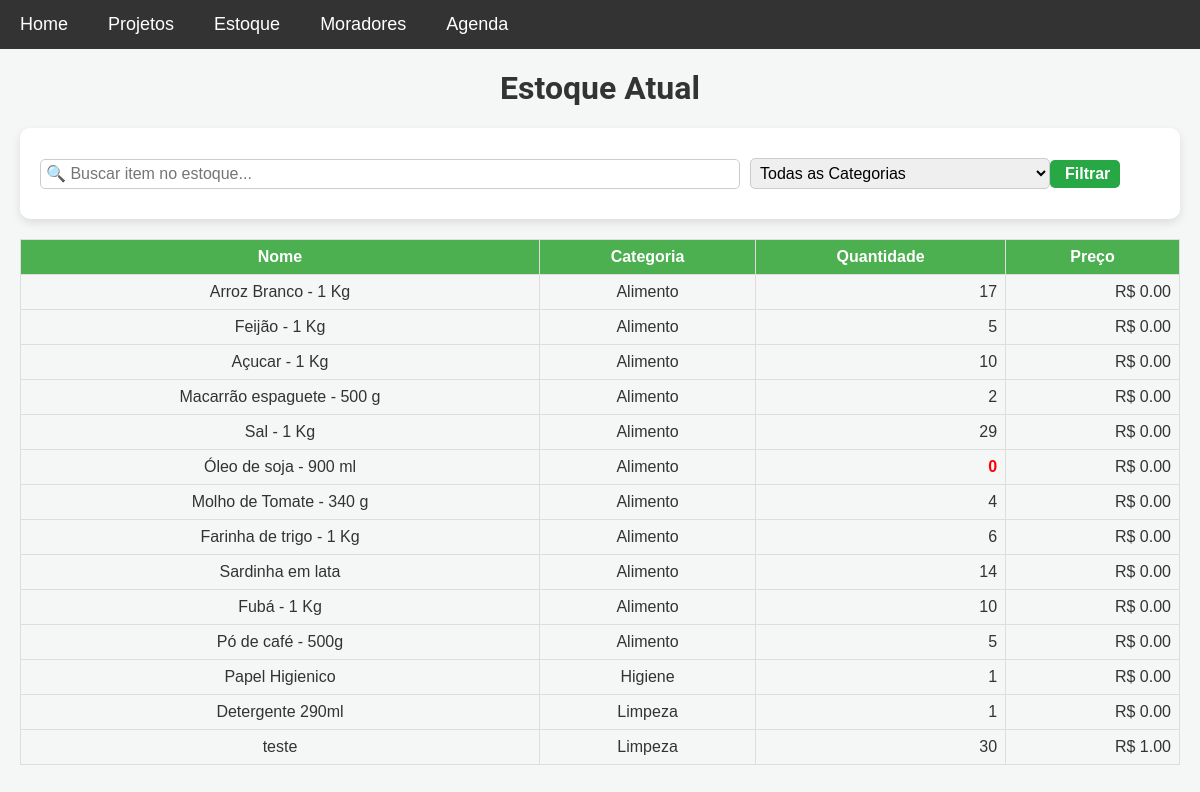
Page /estoque on the earlier database version.
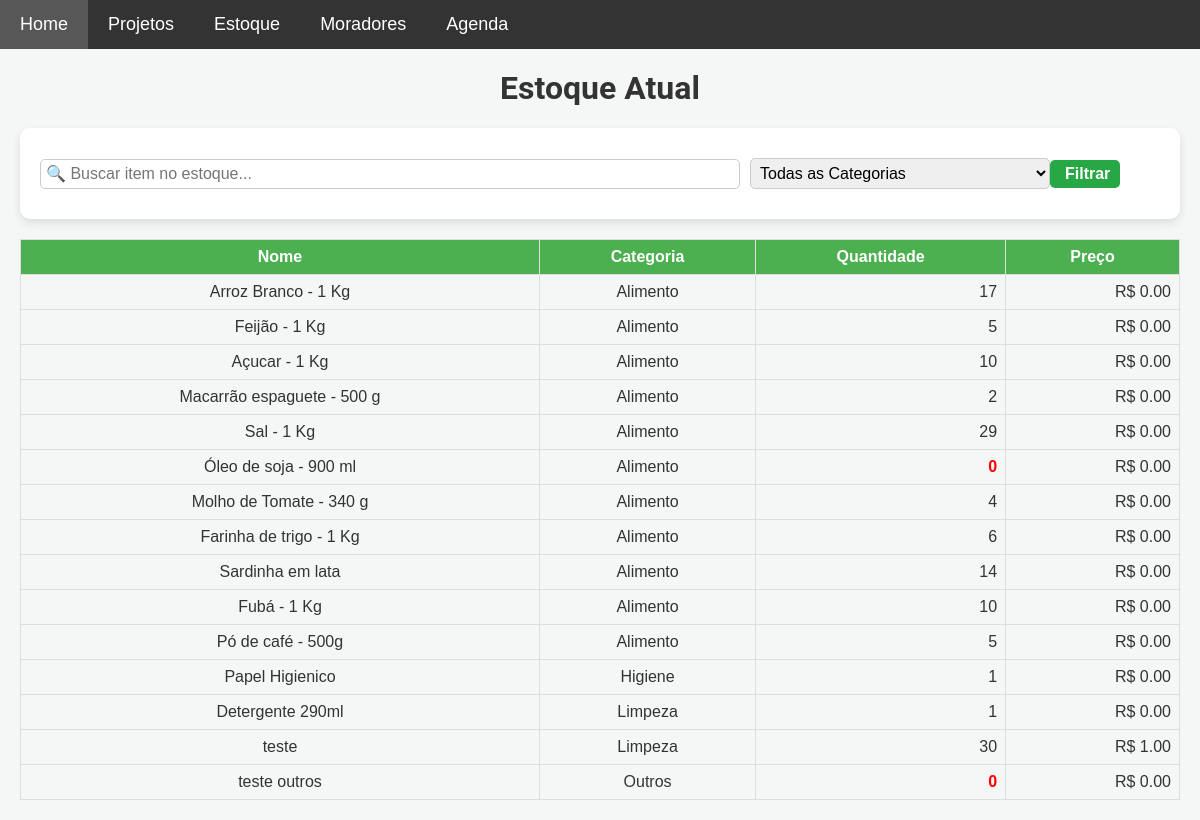
Same page on the later database version.
### models.py (models this page shows)
class Item(db.Model):
    __table_args__ = {'extend_existing': True}  # Estende a tabela existente ao invés de tentar recriá-la
    id = db.Column(db.Integer, primary_key=True)
    nome = db.Column(db.String(100), nullable=False)
    descricao = db.Column(db.Text, nullable=False)
    categoria = db.Column(db.String(50), nullable=False)
    quantidade = db.Column(db.Integer, nullable=False, default=0)
    preco = db.Column(db.Float, nullable=False)

### app.py (the view)
@app.route('/estoque')
def estoque_atual():
    busca = request.args.get('busca', '')  # Termo de busca, se houver
    categoria = request.args.get('categoria', '')  # Categoria selecionada, se houver
    itens = Item.query.all()
    if busca:
        busca_sem_acentos = remover_acentos(busca).lower()
        itens = [
            item for item in itens
            if busca_sem_acentos in remover_acentos(item.nome).lower()
        ]
    if categoria and categoria != 'todas':
        itens = [item for item in itens if item.categoria == categoria]
    categorias = list(set([item.categoria for item in Item.query.all()]))
    return render_template('estoque_atual.html', itens=itens, categorias=categorias)

### templates/estoque_atual.html (shortened to what this page needs)
{% extends 'base.html' %}
{% block content %}
<h1>Estoque Atual</h1>
<form id="search-form" method="GET" action="/estoque" class="search-form">
    <div class="form-group">
        <input type="text" name="busca" id="search" placeholder="🔍 Buscar item no estoque..." value="{{ request.args.get('busca', '') }}" >
        <select name="categoria" id="categoria">
            <option value="todas">Todas as Categorias</option>
        </select>
        <button type="submit"> Filtrar</button>
    </div>
</form>
{% if itens %}
<table class="estoque-table" id="estoqueTable" data-sort-direction="asc">
    <thead>
        <tr>
            <th>Nome </th>
            <th>Categoria </th>
            <th>Quantidade </th>
            <th>Preço </th>
        </tr>
    </thead>
    <tbody>
        {% for item in itens %}
        <tr>
            <td>{{ item.nome }}</td>
            <td>{{ item.categoria }}</td>
            <td class="{{ 'alerta' if item.quantidade <= 0 else '' }}">{{ item.quantidade }}</td>
            <td>R$ {{ '%.2f' | format(item.preco) }}</td>
        </tr>
        {% endfor %}
    </tbody>
</table>
{% else %}
    <p class="mensagens danger">Nenhum item encontrado.</p>
{% endif %}
{% endblock %}

### templates/base.html (shortened to what this page needs)
<!DOCTYPE html>
<html lang="pt-BR">
<head>
    <link rel="stylesheet" href="{{ url_for('static', filename='css/style.css') }}">
</head>
<body>
    <nav class="navbar">
        <ul class="main-menu">
            <li><a href="{{ url_for('home') }}">Home</a></li>
            <li class="dropdown">
                <a href="javascript:void(0)" class="dropbtn">Projetos</a>
            </li>
            <li class="dropdown">
                <a href="javascript:void(0)" class="dropbtn">Estoque</a>
            </li>
            <li class="dropdown">
                <a href="javascript:void(0)" class="dropbtn">Moradores</a>
            </li>
            <li class="dropdown">
                <a href="javascript:void(0)" class="dropbtn">Agenda</a>
            </li>
        </ul>
    </nav>
    <div class="content">
        {% block content %}{% endblock %}
    </div>
</body>
</html>

### static/css/style.css (style rules this page uses)
body { font-family: 'Roboto', sans-serif; background-color: #f4f7f6; margin: 0; padding: 0; color: #333; }
h1, h3 { text-align: center; margin-top: 0; }
a { text-decoration: none; color: white; transition: background-color 0.3s ease; }
.content { padding: 20px; }
form { background-color: white; padding: 20px; border-radius: 10px; box-shadow: 0 4px 10px rgba(0, 0, 0, 0.1); margin-bottom: 20px; }
input[type="text"], input[type="date"], textarea, select { width: 100%; padding: 10px; margin: 10px 0; border: 1px solid #ccc; border-radius: 5px; font-size: 16px; box-sizing: border-box; }
form input[type="text"], form input[type="date"] { max-width: 200px; display: inline-block; margin-right: 10px; }
button, .btn { display: inline-block; padding: 10px 20px; background-color: #28a745; color: white; border: none; border-radius: 5px; font-size: 16px; font-weight: bold; cursor: pointer; transition: background-color 0.3s ease, color 0.3s ease; }
.estoque-table, .moradores-table { width: 100%; border-collapse: collapse; margin-top: 20px; font-family: Arial, sans-serif; }
.estoque-table th, .estoque-table td, .moradores-table th, .moradores-table td { border: 1px solid #ddd; padding: 8px; text-align: center; }
.estoque-table th, .moradores-table th { background-color: #4CAF50; color: white; font-weight: bold; }
.estoque-table td:nth-child(3), .estoque-table td:nth-child(4) { text-align: right; }
.estoque-table td.alerta { color: red; font-weight: bold; }
.navbar { background-color: #333; font-family: Arial, sans-serif; display: flex; align-items: center; position: relative; z-index: 1000; }
.navbar ul { list-style-type: none; margin: 0; padding: 0; display: flex; flex-wrap: wrap; }
.navbar ul li { position: relative; }
.navbar ul.main-menu > li > a { display: block; color: white; text-align: center; padding: 14px 20px; text-decoration: none; font-size: 18px; }
@media (max-width: 1600px) { #search-form { display: flex; align-items: center; gap: 5px; } }
@media (max-width: 1600px) { #search-form .form-group { display: flex; align-items: center; } }
@media (max-width: 1600px) { #search-form input[type="text"] { padding: 5px; width: 100%; flex-grow: 1; } }
@media (max-width: 1600px) { #search-form select { padding: 5px; min-width: 150px; } }
@media (max-width: 1600px) { #search-form button { padding: 5px 10px; cursor: pointer; display: flex; align-items: center; gap: 5px; } }
.form-group { flex: 1; margin-right: 20px; }
.form-group:last-child { margin-right: 0; }
.form-group #nome, #nome_compromisso, #search, #categoria { width: 100%; max-width: 700px; }
.form-group #categoria { width: 100%; max-width: 300px; }
.form-group { flex: 1; }

Differences in the rows shown:
added Item: nome "teste outros", categoria "Outros", quantidade "0", preco "0.00"
